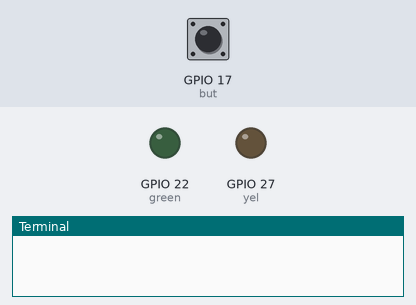
Recording of a program running on a simulated Raspberry Pi (BCM pin numbers). Parts: output pins drawn as LEDs (lit = HIGH), the last lines printed to the terminal. The test bench sets the inputs (shaded band); at power-on: GPIO 17 (but) HIGH.

Above: at 1.2 s.
1.3 s: GPIO 17 (but) pulled LOW for 0.15 s
At 2.2 s:
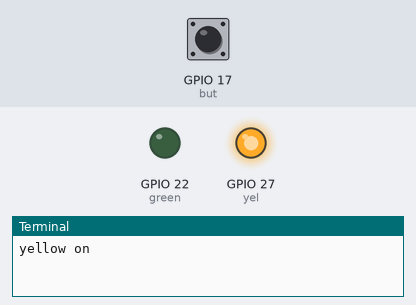
2.9 s: GPIO 17 (but) pulled LOW for 1 s
At 3.4 s:
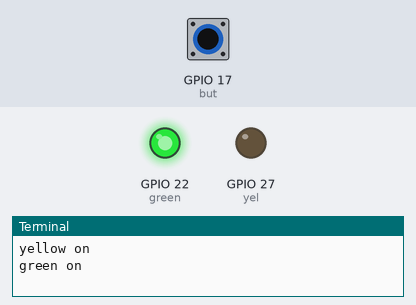
5.4 s: GPIO 17 (but) pulled LOW for 3.2 s
At 6.5 s:
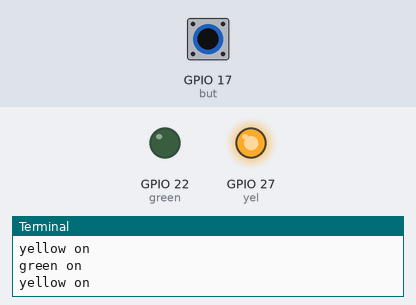
Timing chart, 0 to 8.4 s (numbered marks = the images above; inputs shaded):
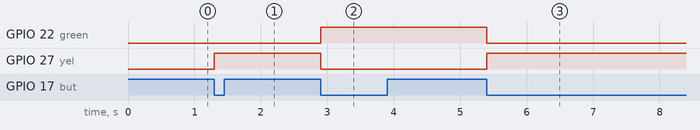

Measured:
- after the input at 1.3 s, GPIO 27 (yel): LOW → HIGH at once
- after the input at 2.9 s, GPIO 22 (green): LOW → HIGH at once; GPIO 27 (yel): HIGH → LOW at once
- after the input at 5.4 s, GPIO 22 (green): HIGH → LOW at once; GPIO 27 (yel): LOW → HIGH at once

The program:

Toggle.py
```python
from gpiozero import Button
from gpiozero import LED
from signal import pause
from time import sleep

but = Button(17)
yel=LED(27)
green=LED(22)
flag=1
def toggle():
    global flag
    if flag==1:
        yel.on()
        green.off()
        flag=0
        print("yellow on")
    else :
        green.on()
        yel.off()
        flag=1
        print("green on")
but.when_pressed = toggle
pause()
```
